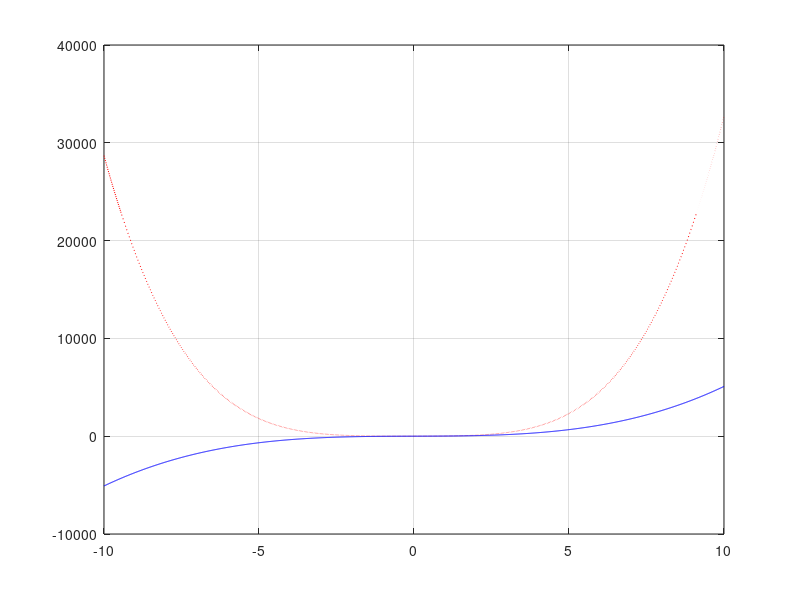

Reproduce this figure in MATLAB.
x=-10:0.01:10;
p=[3 2 7 2 9];
p1=[5 0 9 2];
% dotted red line for polynomial p
% solid blue line for polynomial p
plot(x,polyval(p,x),'r:',x,polyval(p1,x),'b-')
grid on